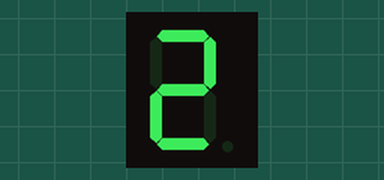
A sketch run on a simulated Arduino Mega 2560, built with avr-gcc and run on an emulated ATmega2560. Parts: 1-digit seven-segment display. Wiring (from diagram.json): 1-digit 7-segment display, segments lit when LOW: segments pin 22, pin 23, pin 24, pin 25, pin 26, pin 27, pin 28, pin 29. The segment pins are drawn as the display they are named for.

Above: at 0.1 s.
At 0.54 s:
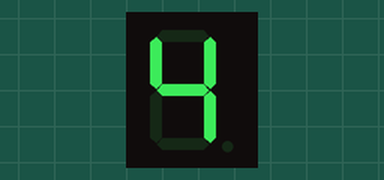
At 0.98 s:
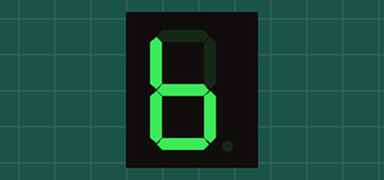
At 1.42 s:
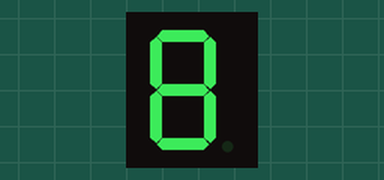

The sketch:

ETALVIS_Problem_06_07.ino
```cpp
//Embedded Systems Programming - GPIO
//Seven Segment Control Problems
//Set 6 Problem 07
//connect a common Anode seven segment display  port A
//Display EVEN numbers one by one with 1 second delay.
void displayEVEN(void);//Displays EVEN numberS
void delay1(void);//For 1 second delay
void setup() {
  // put your setup code here, to run once:
  volatile char *ddrA;
  ddrA = 0x21;
  *ddrA = 0xFF;
}
void loop() {
  // put your main code here, to run repeatedly:
  displayEVEN();
  delay1();
}

void displayEVEN(void)
{
  volatile char *outA;
  outA = 0x22;*outA=0xFF;
  unsigned char dispEVEN[4] = {0xA4,0x99,0x83,0x80};
  volatile int i;
  for (i = 0; i < 4; i++)
  {
    *outA = dispEVEN[i];
    delay1();
    *outA = 0xFF;
    delay1();
  }
}
void delay1()
{
  volatile long d;
  for (d = 0; d < 100000; d++);
}
```

Measured:
- by itself, everything shown: repeats every 2.0 s, in 8 steps
